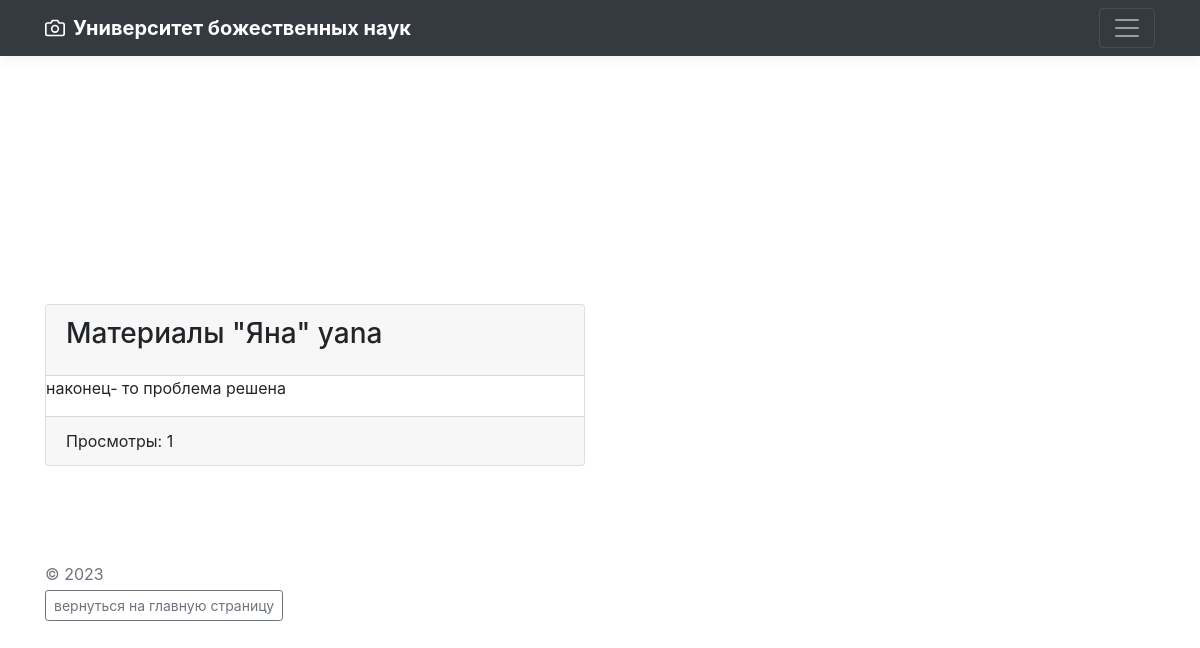
/material/view/10/, run on the app's committed database.
### material/models.py (models this page shows, shortened)
class Material(models.Model):
    title = models.CharField(max_length=100, verbose_name='название')
    body = models.TextField(verbose_name='содержимое')
    views_count = models.IntegerField(default=0, verbose_name='просмотры')
    is_published = models.BooleanField(default=True)
    slug = models.CharField(max_length=150, verbose_name='slug', null=True, blank=True)
    class Meta:
        verbose_name = "материал"
        verbose_name_plural = "материалы"

### material/views.py (the view)
# urls.py: path('view/<int:pk>/', MaterialDetailView.as_view(), name='view'),
class MaterialDetailView(DetailView):
    model = Material
    """ добавляем счетчик просмотры"""
    def get_object(self, queryset=None):
        self.object = super().get_object(queryset)
        self.object.views_count += 1
        self.object.save()
        return self.object

### material/templates/material/material_detail.html
{% extends 'store/base.html' %}
{% block content %}
<div class="col-12">
    <div class="row">
        <div class="col-6">
            <div class="card">
                <div class="card-header">
                    <h3 class="card-title">
                        Материалы "{{ object.title }}" {{ object.slug}}
                    </h3>
                </div>
                <div class="card-bode">
                    <p>
                        {{ object.body }}
                    </p>
                </div>
                <div class="card-footer">
                    Просмотры: {{ object.views_count }}
                </div>
            </div>
        </div>
    </div>
</div>
{% endblock %}

### static/css/album.css (style rules this page uses)
:root { --jumbotron-padding-y: 3rem; }

### data on the page
Material: title "Яна", slug "yana", body "наконец- то проблема решена", views_count "1"
